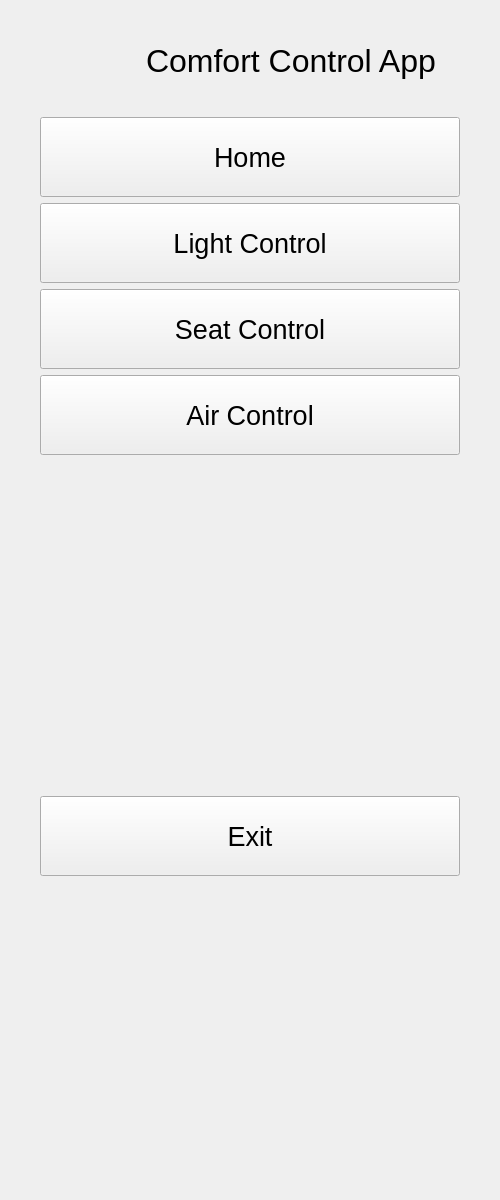
     <widget class="QWidget" name="menuBar" native="true">
      <property name="minimumSize">
       <size>
        <width>500</width>
        <height>1200</height>
       </size>
      </property>
      <property name="maximumSize">
       <size>
        <width>500</width>
        <height>1200</height>
       </size>
      </property>
      <layout class="QGridLayout" name="gridLayout">
       <item row="0" column="0">
        <layout class="QHBoxLayout" name="horizontalLayout">
         <item>
          <widget class="QLabel" name="menuIcon">
           <property name="minimumSize">
            <size>
             <width>70</width>
             <height>70</height>
            </size>
           </property>
           <property name="maximumSize">
            <size>
             <width>100</width>
             <height>100</height>
            </size>
           </property>
           <property name="text">
            <string/>
           </property>
           <property name="pixmap">
            <pixmap resource="resource.qrc">:/resource/resource/icon/autonomous-car.png</pixmap>
           </property>
           <property name="scaledContents">
            <bool>true</bool>
           </property>
          </widget>
         </item>
         <item>
          <widget class="QLabel" name="appName">
           <property name="minimumSize">
            <size>
             <width>300</width>
             <height>100</height>
            </size>
           </property>
           <property name="maximumSize">
            <size>
             <width>400</width>
             <height>100</height>
            </size>
           </property>
           <property name="font">
            <font>
             <pointsize>24</pointsize>
            </font>
           </property>
           <property name="text">
            <string>Comfort Control App</string>
           </property>
          </widget>
         </item>
        </layout>
       </item>
       <item row="1" column="0">
        <layout class="QVBoxLayout" name="verticalLayout">
         <item>
          <widget class="QPushButton" name="homeBtn_2">
           <property name="minimumSize">
            <size>
             <width>420</width>
             <height>80</height>
            </size>
           </property>
           <property name="maximumSize">
            <size>
             <width>400</width>
             <height>80</height>
            </size>
           </property>
           <property name="font">
            <font>
             <pointsize>20</pointsize>
            </font>
           </property>
           <property name="text">
            <string>Home</string>
           </property>
           <property name="icon">
            <iconset resource="resource.qrc">
             <normaloff>:/resource/resource/icon/home.png</normaloff>:/resource/resource/icon/home.png</iconset>
           </property>
           <property name="iconSize">
            <size>
             <width>60</width>
             <height>60</height>
            </size>
           </property>
           <property name="checkable">
            <bool>true</bool>
           </property>
           <property name="autoExclusive">
            <bool>true</bool>
           </property>
          </widget>
         </item>
         <item>
          <widget class="QPushButton" name="lightBtn_2">
           <property name="minimumSize">
            <size>
             <width>420</width>
             <height>80</height>
            </size>
           </property>
           <property name="maximumSize">
            <size>
             <width>400</width>
             <height>80</height>
            </size>
           </property>
           <property name="font">
            <font>
             <pointsize>20</pointsize>
            </font>
           </property>
           <property name="text">
            <string>Light Control</string>
           </property>
           <property name="icon">
            <iconset resource="resource.qrc">
             <normaloff>:/resource/resource/icon/light.png</normaloff>:/resource/resource/icon/light.png</iconset>
           </property>
           <property name="iconSize">
            <size>
             <width>60</width>
             <height>60</height>
            </size>
           </property>
           <property name="checkable">
            <bool>true</bool>
           </property>
           <property name="autoExclusive">
            <bool>true</bool>
           </property>
          </widget>
         </item>
         <item>
          <widget class="QPushButton" name="seatBtn_2">
           <property name="minimumSize">
            <size>
             <width>420</width>
             <height>80</height>
            </size>
           </property>
           <property name="maximumSize">
            <size>
             <width>420</width>
             <height>80</height>
            </size>
           </property>
           <property name="font">
            <font>
             <pointsize>20</pointsize>
            </font>
           </property>
           <property name="text">
            <string>Seat Control</string>
           </property>
           <property name="icon">
            <iconset resource="resource.qrc">
             <normaloff>:/resource/resource/icon/car-seat.png</normaloff>:/resource/resource/icon/car-seat.png</iconset>
           </property>
           <property name="iconSize">
            <size>
             <width>60</width>
             <height>60</height>
            </size>
           </property>
           <property name="checkable">
            <bool>true</bool>
           </property>
           <property name="autoExclusive">
            <bool>true</bool>
           </property>
          </widget>
         </item>
         <item>
          <widget class="QPushButton" name="airBtn_2">
           <property name="minimumSize">
            <size>
             <width>420</width>
             <height>80</height>
            </size>
           </property>
           <property name="maximumSize">
            <size>
             <width>420</width>
             <height>80</height>
            </size>
           </property>
           <property name="font">
            <font>
             <pointsize>20</pointsize>
            </font>
           </property>
           <property name="text">
            <string>Air Control</string>
           </property>
           <property name="icon">
            <iconset resource="resource.qrc">
             <normaloff>:/resource/resource/icon/fan.png</normaloff>:/resource/resource/icon/fan.png</iconset>
           </property>
           <property name="iconSize">
            <size>
             <width>60</width>
             <height>60</height>
            </size>
           </property>
           <property name="checkable">
            <bool>true</bool>
           </property>
           <property name="autoExclusive">
            <bool>true</bool>
           </property>
          </widget>
         </item>
        </layout>
       </item>
       <item row="4" column="0">
        <spacer name="verticalSpacer_2">
         <property name="orientation">
          <enum>Qt::Vertical</enum>
         </property>
         <property name="sizeHint" stdset="0">
          <size>
           <width>20</width>
           <height>295</height>
          </size>
         </property>
        </spacer>
       </item>
       <item row="2" column="0">
        <spacer name="verticalSpacer_4">
         <property name="orientation">
          <enum>Qt::Vertical</enum>
         </property>
         <property name="sizeHint" stdset="0">
          <size>
           <width>20</width>
           <height>335</height>
          </size>
         </property>
        </spacer>
       </item>
       <item row="3" column="0">
        <widget class="QPushButton" name="pushButton_10">
         <property name="minimumSize">
          <size>
           <width>420</width>
           <height>80</height>
          </size>
         </property>
         <property name="maximumSize">
          <size>
           <width>420</width>
           <height>80</height>
          </size>
         </property>
         <property name="font">
          <font>
           <pointsize>20</pointsize>
          </font>
         </property>
         <property name="text">
          <string>Exit</string>
         </property>
         <property name="icon">
          <iconset resource="resource.qrc">
           <normaloff>:/resource/resource/icon/exit.png</normaloff>:/resource/resource/icon/exit.png</iconset>
         </property>
         <property name="iconSize">
          <size>
           <width>60</width>
           <height>60</height>
          </size>
         </property>
         <property name="checkable">
          <bool>true</bool>
         </property>
         <property name="autoExclusive">
          <bool>true</bool>
         </property>
        </widget>
       </item>
      </layout>
     </widget>
